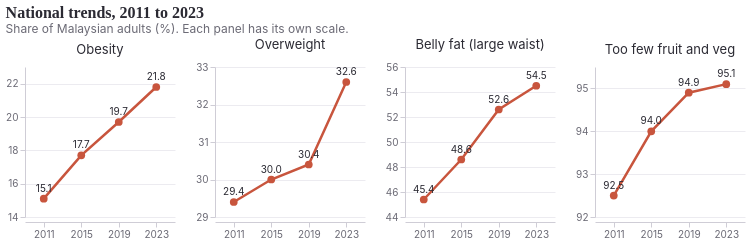

Vega-Lite specification stored for this chart:
### Vega-Lite specification from a JSON file in a GitHub repository (floating-point values rounded to 4 significant figures)
{"$schema": "https://vega.github.io/schema/vega-lite/v5.json", "config": {"font": "Inter", "view": {"stroke": null}, "title": {"font": "Fraunces", "fontSize": 16, "anchor": "start", "color": "#2b2a33", "subtitleColor": "#6b6a75", "subtitleFont": "Inter", "subtitleFontSize": 12}, "axis": {"labelFont": "Inter", "titleFont": "Inter", "labelColor": "#6b6a75", "titleColor": "#6b6a75", "domainColor": "#cfcdd6", "tickColor": "#cfcdd6", "gridColor": "#ecebf0"}, "legend": {"labelFont": "Inter", "titleFont": "Inter", "labelColor": "#6b6a75", "titleColor": "#6b6a75"}, "header": {"labelFont": "Inter", "labelFontSize": 13, "labelColor": "#2b2a33", "titleFont": "Inter"}}, "title": {"text": "National trends, 2011 to 2023", "subtitle": "Share of Malaysian adults (%). Each panel has its own scale."}, "data": {"values": [{"measure": "Obesity", "year": "2011", "pct": 15.1}, {"measure": "Obesity", "year": "2015", "pct": 17.7}, {"measure": "Obesity", "year": "2019", "pct": 19.7}, {"measure": "Obesity", "year": "2023", "pct": 21.8}, {"measure": "Overweight", "year": "2011", "pct": 29.4}, {"measure": "Overweight", "year": "2015", "pct": 30.0}, {"measure": "Overweight", "year": "2019", "pct": 30.4}, {"measure": "Overweight", "year": "2023", "pct": 32.6}, {"measure": "Belly fat (large waist)", "year": "2011", "pct": 45.4}, {"measure": "Belly fat (large waist)", "year": "2015", "pct": 48.6}, {"measure": "Belly fat (large waist)", "year": "2019", "pct": 52.6}, {"measure": "Belly fat (large waist)", "year": "2023", "pct": 54.5}, {"measure": "Too few fruit and veg", "year": "2011", "pct": 92.5}, {"measure": "Too few fruit and veg", "year": "2015", "pct": 94.0}, {"measure": "Too few fruit and veg", "year": "2019", "pct": 94.9}, {"measure": "Too few fruit and veg", "year": "2023", "pct": 95.1}]}, "facet": {"field": "measure", "type": "nominal", "title": null, "sort": ["Obesity", "Overweight", "Belly fat (large waist)", "Too few fruit and veg"]}, "columns": 4, "spec": {"width": 150, "height": 150, "layer": [{"mark": {"type": "line", "strokeWidth": 2.5, "color": "#c8553d", "point": {"filled": true, "size": 60, "color": "#c8553d"}}, "encoding": {"x": {"field": "year", "type": "ordinal", "title": null, "axis": {"labelAngle": 0}}, "y": {"field": "pct", "type": "quantitative", "title": null, "scale": {"zero": false, "padding": 12}}, "tooltip": [{"field": "measure"}, {"field": "year"}, {"field": "pct", "title": "%"}]}}, {"mark": {"type": "text", "dy": -10, "fontSize": 10, "color": "#2b2a33"}, "encoding": {"x": {"field": "year", "type": "ordinal"}, "y": {"field": "pct", "type": "quantitative"}, "text": {"field": "pct", "type": "quantitative", "format": ".1f"}}}]}, "resolve": {"scale": {"y": "independent"}}}
